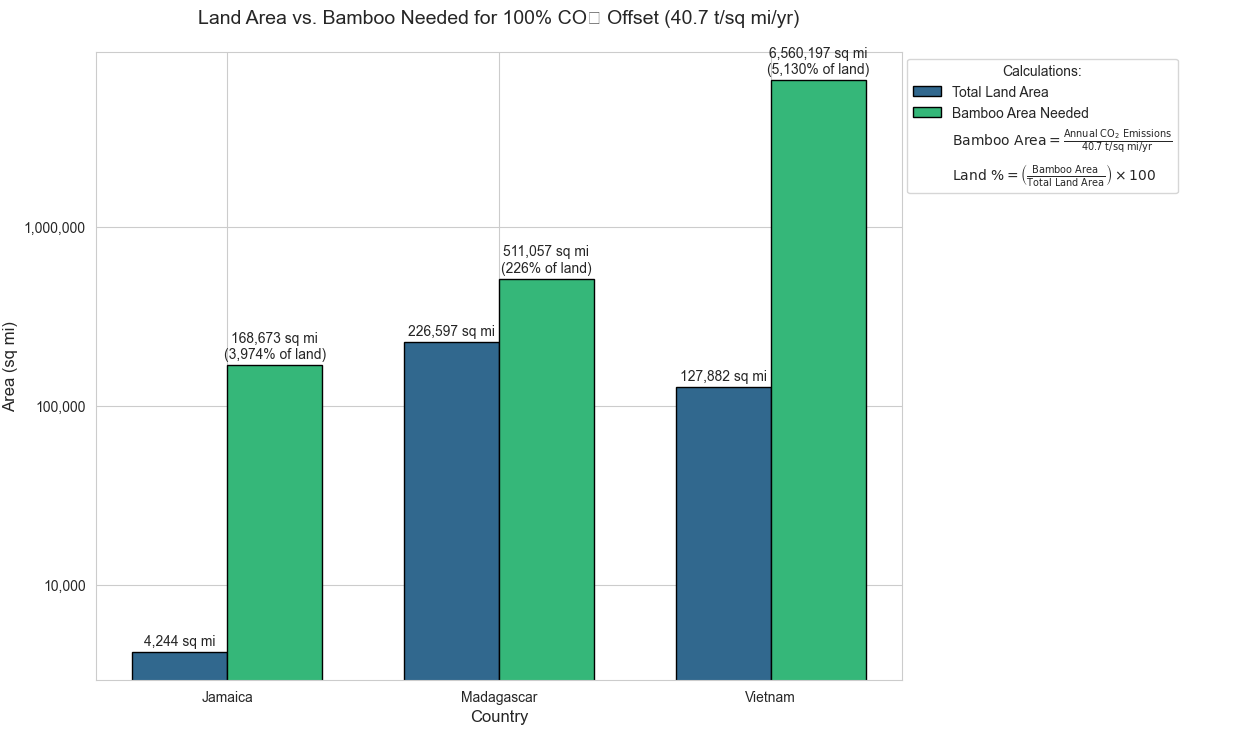

Recreate this plot in Python.
import numpy as np
import matplotlib.pyplot as plt
import seaborn as sns
from matplotlib.ticker import FuncFormatter

# Data
countries = ["Jamaica", "Madagascar", "Vietnam"]
land_area = np.array([4244, 226597, 127882])  # sq mi
annual_emissions = np.array([6_865_000, 20_800_000, 267_000_000])  # tons CO2/yr
high_seq = 40.7  # Best-case sequestration (tons/sq mi/yr)

# Calculations
bamboo_area_needed = annual_emissions / high_seq
percent_land = (bamboo_area_needed / land_area) * 100

# Plot setup
plt.figure(figsize=(14, 8))
sns.set_style("whitegrid")
palette = sns.color_palette("viridis", n_colors=2)  # Colors for grouped bars

# Grouped bar plot
bar_width = 0.35
x = np.arange(len(countries))

# Bars for land area and bamboo area needed
bars_land = plt.bar(x - bar_width/2, land_area, width=bar_width, 
                    color=palette[0], edgecolor='black', label='Total Land Area')
bars_bamboo = plt.bar(x + bar_width/2, bamboo_area_needed, width=bar_width, 
                      color=palette[1], edgecolor='black', label='Bamboo Area Needed')

# Annotations
for i in range(len(countries)):
    # Land area annotation
    plt.text(x[i] - bar_width/2, land_area[i] * 1.05, f"{land_area[i]:,.0f} sq mi", 
             ha='center', va='bottom', fontsize=10)
    # Bamboo area annotation
    plt.text(x[i] + bar_width/2, bamboo_area_needed[i] * 1.05, 
             f"{bamboo_area_needed[i]:,.0f} sq mi\n({percent_land[i]:,.0f}% of land)", 
             ha='center', va='bottom', fontsize=10)

# Aesthetics
plt.title("Land Area vs. Bamboo Needed for 100% CO2₂ Offset (40.7 t/sq mi/yr)", fontsize=14, pad=20)
plt.xlabel("Country", fontsize=12)
plt.ylabel("Area (sq mi)", fontsize=12)
plt.xticks(x, countries)
plt.yscale("log")  # Log scale for readability
plt.gca().yaxis.set_major_formatter(FuncFormatter(lambda x, _: f"{x:,.0f}"))

# Custom legend with formulas
formula_text = [
    r"$\text{Bamboo Area} = \frac{\text{Annual CO}_2\text{ Emissions}}{40.7\ \text{t/sq mi/yr}}$",
    r"$\text{Land \%} = \left(\frac{\text{Bamboo Area}}{\text{Total Land Area}}\right) \times 100$"
]

# Create legend handles
legend_handles = [
    bars_land,
    bars_bamboo,
    plt.Line2D([0], [0], color='white', label=formula_text[0]),
    plt.Line2D([0], [0], color='white', label=formula_text[1])
]

plt.legend(
    handles=[bars_land, bars_bamboo] + legend_handles[2:],
    title="Calculations:",
    loc='upper right',
    bbox_to_anchor=(1.35, 1),
    frameon=True
)

#plt.figtext(0.5, 0.10, "Bamboo area needed exceeds national land by 40–5000%", 
 #           ha='center', fontsize=12, style='italic', bbox=dict(facecolor='white', alpha=0.7))


plt.tight_layout()
plt.show()
